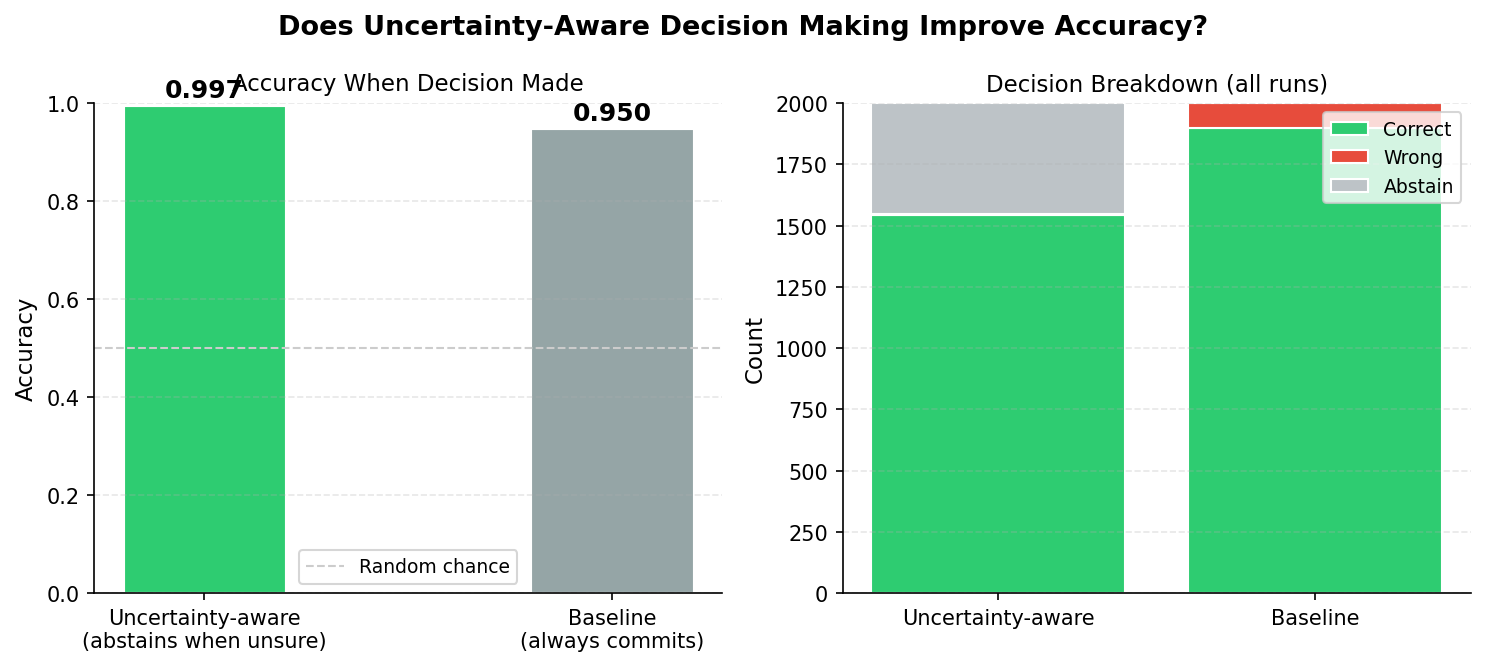

Recreate this plot in Python.
"""
scripts/decision_simulation.py

Tests whether using the credible interval to gate decisions
produces better accuracy than always committing to a prediction.

Decision rule (uncertainty-aware):
  - lower_bound > 0  → predict POSITIVE
  - upper_bound < 0  → predict NEGATIVE
  - otherwise        → ABSTAIN  (too uncertain to call)

Baseline rule (always commit):
  - posterior mean > 0 → predict POSITIVE
  - posterior mean < 0 → predict NEGATIVE

The key question: does abstaining on uncertain cases
improve accuracy on the cases where we do commit?

Run from the project root:
    python scripts/decision_simulation.py
"""

import os

import logging
import numpy as np
import matplotlib.pyplot as plt

from core.bayesian_model import estimate_market

logging.disable(logging.WARNING)  # suppress soft-clamp warnings in bulk runs

# ----- parameters ----------------------------------------------------

N_RUNS    = 2000
N_OBS     = 10
NOISE_STD = 0.4
SEED      = 7

# ----- simulation ----------------------------------------------------

rng = np.random.default_rng(SEED)

# Track per-run outcomes
decisions   = []   # "positive", "negative", "abstain"
baselines   = []   # "positive", "negative" (always commits)
true_labels = []   # "positive" or "negative" (ground truth)

for _ in range(N_RUNS):
    true_mu = rng.uniform(-1.0, 1.0)
    raw     = rng.normal(loc=true_mu, scale=NOISE_STD, size=N_OBS)
    scores  = np.clip(raw, -1.0, 1.0).tolist()

    result  = estimate_market(scores)

    # Ground truth label
    true_labels.append("positive" if true_mu > 0 else "negative")

    # Uncertainty-aware decision
    if result.lower_bound > 0:
        decisions.append("positive")
    elif result.upper_bound < 0:
        decisions.append("negative")
    else:
        decisions.append("abstain")

    # Baseline: always commit to the mean
    baselines.append("positive" if result.mean > 0 else "negative")

# ----- metrics -------------------------------------------------------

def compute_metrics(preds: list[str], labels: list[str]) -> dict:
    n = len(preds)
    committed    = [(p, l) for p, l in zip(preds, labels) if p != "abstain"]
    abstained    = sum(1 for p in preds if p == "abstain")
    correct      = sum(1 for p, l in committed if p == l)
    false_pos    = sum(1 for p, l in committed if p == "positive" and l == "negative")
    false_neg    = sum(1 for p, l in committed if p == "negative" and l == "positive")

    n_committed  = len(committed)
    accuracy     = correct / n_committed if n_committed else float("nan")
    abstain_rate = abstained / n

    return {
        "accuracy":     accuracy,
        "abstain_rate": abstain_rate,
        "n_committed":  n_committed,
        "false_pos":    false_pos,
        "false_neg":    false_neg,
    }

aware    = compute_metrics(decisions, true_labels)
baseline = compute_metrics(baselines, true_labels)

# ----- print ---------------------------------------------------------

print(f"{'Metric':<28} {'Uncertainty-aware':>18}  {'Baseline (always commit)':>24}")
print("-" * 74)
print(f"{'Accuracy (when committed)':<28} {aware['accuracy']:>17.3f}  {baseline['accuracy']:>24.3f}")
print(f"{'Abstain rate':<28} {aware['abstain_rate']:>17.3f}  {baseline['abstain_rate']:>24.3f}")
print(f"{'Decisions made':<28} {aware['n_committed']:>17}  {baseline['n_committed']:>24}")
print(f"{'False positives':<28} {aware['false_pos']:>17}  {baseline['false_pos']:>24}")
print(f"{'False negatives':<28} {aware['false_neg']:>17}  {baseline['false_neg']:>24}")
print()
acc_lift = (aware["accuracy"] - baseline["accuracy"]) * 100
print(f"Accuracy lift from abstaining: +{acc_lift:.1f} percentage points")
print(f"Cost: abstained on {aware['abstain_rate']*100:.1f}% of cases")

# ----- plot ----------------------------------------------------------

fig, axes = plt.subplots(1, 2, figsize=(10, 4.5))
fig.suptitle(
    "Does Uncertainty-Aware Decision Making Improve Accuracy?",
    fontsize=13, fontweight="bold",
)

# Left: accuracy comparison
ax = axes[0]
labels_bar = ["Uncertainty-aware\n(abstains when unsure)", "Baseline\n(always commits)"]
accs       = [aware["accuracy"], baseline["accuracy"]]
colors     = ["#2ecc71", "#95a5a6"]

bars = ax.bar(labels_bar, accs, color=colors, width=0.4,
              edgecolor="white", linewidth=1.5)

for bar, acc in zip(bars, accs):
    ax.text(
        bar.get_x() + bar.get_width() / 2,
        bar.get_height() + 0.005,
        f"{acc:.3f}",
        ha="center", va="bottom", fontsize=12, fontweight="bold",
    )

ax.set_ylim(0, 1.0)
ax.set_ylabel("Accuracy", fontsize=11)
ax.set_title("Accuracy When Decision Made", fontsize=11)
ax.axhline(0.5, color="#cccccc", linewidth=1, linestyle="--", label="Random chance")
ax.legend(fontsize=9)
ax.spines[["top", "right"]].set_visible(False)
ax.grid(axis="y", linestyle="--", alpha=0.3)

# Right: decision breakdown (stacked bar showing what happened)
ax = axes[1]

# Count outcomes for aware strategy
a_correct  = sum(1 for p, l in zip(decisions, true_labels) if p != "abstain" and p == l)
a_wrong    = sum(1 for p, l in zip(decisions, true_labels) if p != "abstain" and p != l)
a_abstain  = sum(1 for p in decisions if p == "abstain")

# Count outcomes for baseline
b_correct  = sum(1 for p, l in zip(baselines, true_labels) if p == l)
b_wrong    = sum(1 for p, l in zip(baselines, true_labels) if p != l)

x       = np.arange(2)
correct = [a_correct, b_correct]
wrong   = [a_wrong,   b_wrong]
abstain = [a_abstain, 0]

ax.bar(x, correct, label="Correct",  color="#2ecc71", edgecolor="white")
ax.bar(x, wrong,   label="Wrong",    color="#e74c3c", bottom=correct, edgecolor="white")
ax.bar(x, abstain, label="Abstain",  color="#bdc3c7",
       bottom=[c + w for c, w in zip(correct, wrong)], edgecolor="white")

ax.set_xticks(x)
ax.set_xticklabels(["Uncertainty-aware", "Baseline"], fontsize=10)
ax.set_ylabel("Count", fontsize=11)
ax.set_title("Decision Breakdown (all runs)", fontsize=11)
ax.legend(fontsize=9, loc="upper right")
ax.spines[["top", "right"]].set_visible(False)
ax.grid(axis="y", linestyle="--", alpha=0.3)

plt.tight_layout()

OUTPUT_PATH = os.path.join(os.path.dirname(__file__), "..", "outputs", "decision_simulation.png")
os.makedirs(os.path.dirname(OUTPUT_PATH), exist_ok=True)
fig.savefig(OUTPUT_PATH, dpi=150, bbox_inches="tight")
print(f"\nSaved to {OUTPUT_PATH}")
